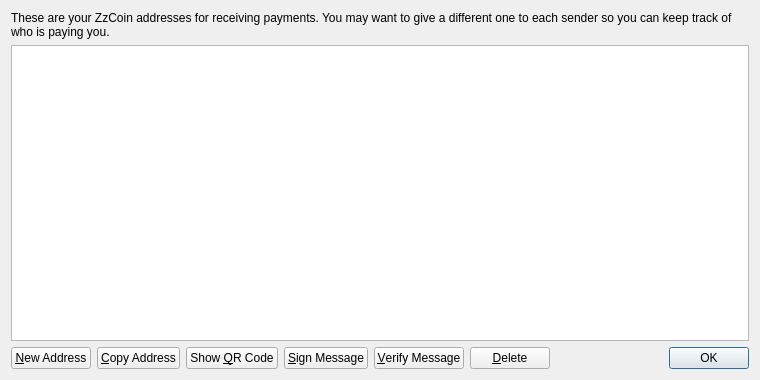
<?xml version="1.0" encoding="UTF-8"?>
<ui version="4.0">
 <class>AddressBookPage</class>
 <widget class="QWidget" name="AddressBookPage">
  <property name="geometry">
   <rect>
    <x>0</x>
    <y>0</y>
    <width>760</width>
    <height>380</height>
   </rect>
  </property>
  <property name="windowTitle">
   <string>Address Book</string>
  </property>
  <layout class="QVBoxLayout" name="verticalLayout">
   <item>
    <widget class="QLabel" name="labelExplanation">
     <property name="text">
      <string>These are your ZzCoin addresses for receiving payments. You may want to give a different one to each sender so you can keep track of who is paying you.</string>
     </property>
     <property name="textFormat">
      <enum>Qt::PlainText</enum>
     </property>
     <property name="wordWrap">
      <bool>true</bool>
     </property>
    </widget>
   </item>
   <item>
    <widget class="QTableView" name="tableView">
     <property name="contextMenuPolicy">
      <enum>Qt::CustomContextMenu</enum>
     </property>
     <property name="toolTip">
      <string>Double-click to edit address or label</string>
     </property>
     <property name="tabKeyNavigation">
      <bool>false</bool>
     </property>
     <property name="alternatingRowColors">
      <bool>true</bool>
     </property>
     <property name="selectionMode">
      <enum>QAbstractItemView::SingleSelection</enum>
     </property>
     <property name="selectionBehavior">
      <enum>QAbstractItemView::SelectRows</enum>
     </property>
     <property name="sortingEnabled">
      <bool>true</bool>
     </property>
     <attribute name="verticalHeaderVisible">
      <bool>false</bool>
     </attribute>
    </widget>
   </item>
   <item>
    <layout class="QHBoxLayout" name="horizontalLayout">
     <item>
      <widget class="QPushButton" name="newAddressButton">
       <property name="toolTip">
        <string>Create a new address</string>
       </property>
       <property name="text">
        <string>&amp;New Address</string>
       </property>
       <property name="icon">
        <iconset resource="../bitcoin.qrc">
         <normaloff>:/icons/add</normaloff>:/icons/add</iconset>
       </property>
      </widget>
     </item>
     <item>
      <widget class="QPushButton" name="copyToClipboard">
       <property name="toolTip">
        <string>Copy the currently selected address to the system clipboard</string>
       </property>
       <property name="text">
        <string>&amp;Copy Address</string>
       </property>
       <property name="icon">
        <iconset resource="../bitcoin.qrc">
         <normaloff>:/icons/editcopy</normaloff>:/icons/editcopy</iconset>
       </property>
      </widget>
     </item>
     <item>
      <widget class="QPushButton" name="showQRCode">
       <property name="text">
        <string>Show &amp;QR Code</string>
       </property>
       <property name="icon">
        <iconset resource="../bitcoin.qrc">
         <normaloff>:/icons/qrcode</normaloff>:/icons/qrcode</iconset>
       </property>
      </widget>
     </item>
     <item>
      <widget class="QPushButton" name="signMessage">
       <property name="toolTip">
        <string>Sign a message to prove you own a Bitcoin address</string>
       </property>
       <property name="text">
        <string>&amp;Sign Message</string>
       </property>
       <property name="icon">
        <iconset resource="../bitcoin.qrc">
         <normaloff>:/icons/edit</normaloff>:/icons/edit</iconset>
       </property>
      </widget>
     </item>
     <item>
      <widget class="QPushButton" name="verifyMessage">
       <property name="toolTip">
        <string>Verify a message to ensure it was signed with a specified Bitcoin address</string>
       </property>
       <property name="text">
        <string>&amp;Verify Message</string>
       </property>
       <property name="icon">
        <iconset resource="../bitcoin.qrc">
         <normaloff>:/icons/transaction_0</normaloff>:/icons/transaction_0</iconset>
       </property>
      </widget>
     </item>
     <item>
      <widget class="QPushButton" name="deleteButton">
       <property name="toolTip">
        <string>Delete the currently selected address from the list. Only sending addresses can be deleted.</string>
       </property>
       <property name="text">
        <string>&amp;Delete</string>
       </property>
       <property name="icon">
        <iconset resource="../bitcoin.qrc">
         <normaloff>:/icons/remove</normaloff>:/icons/remove</iconset>
       </property>
      </widget>
     </item>
     <item>
      <spacer name="horizontalSpacer">
       <property name="orientation">
        <enum>Qt::Horizontal</enum>
       </property>
       <property name="sizeHint" stdset="0">
        <size>
         <width>40</width>
         <height>20</height>
        </size>
       </property>
      </spacer>
     </item>
     <item>
      <widget class="QDialogButtonBox" name="buttonBox">
       <property name="sizePolicy">
        <sizepolicy hsizetype="Maximum" vsizetype="Fixed">
         <horstretch>0</horstretch>
         <verstretch>0</verstretch>
        </sizepolicy>
       </property>
       <property name="standardButtons">
        <set>QDialogButtonBox::Ok</set>
       </property>
      </widget>
     </item>
    </layout>
   </item>
  </layout>
 </widget>
 <resources>
  <include location="../bitcoin.qrc"/>
 </resources>
 <connections/>
</ui>
